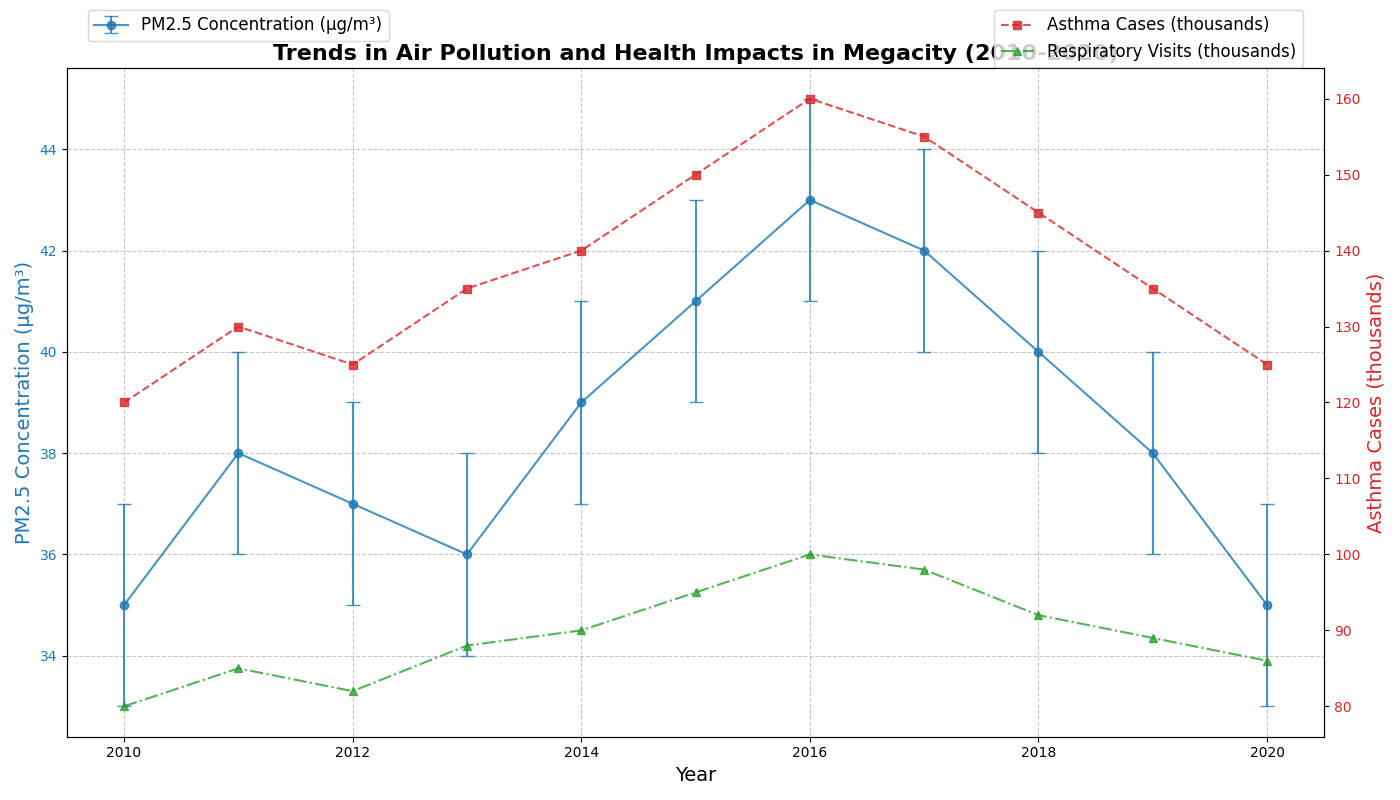

The script that drew this image:
import matplotlib.pyplot as plt
import numpy as np

# Define the years
years = np.arange(2010, 2021)

# Existing data for PM2.5 concentration and asthma cases
pm25_concentration = np.array([35, 38, 37, 36, 39, 41, 43, 42, 40, 38, 35])
asthma_cases = np.array([120, 130, 125, 135, 140, 150, 160, 155, 145, 135, 125])

# New synthetic data for another health impact: respiratory illness visits (in thousands)
respiratory_visits = np.array([80, 85, 82, 88, 90, 95, 100, 98, 92, 89, 86])

# Errors for PM2.5 concentration variability
errors_pm25 = np.array([2 for _ in range(len(years))])

# Plotting the chart with a twin Y-axis
fig, ax1 = plt.subplots(figsize=(14, 8))

# Plot PM2.5 concentration
ax1.errorbar(years, pm25_concentration, yerr=errors_pm25, label='PM2.5 Concentration (µg/m³)', fmt='-o', capsize=5, color='tab:blue', alpha=0.8)
ax1.set_xlabel('Year', fontsize=14)
ax1.set_ylabel('PM2.5 Concentration (µg/m³)', fontsize=14, color='tab:blue')
ax1.tick_params(axis='y', labelcolor='tab:blue')

# Second y-axis for asthma cases
ax2 = ax1.twinx()
ax2.plot(years, asthma_cases, label='Asthma Cases (thousands)', linestyle='--', marker='s', color='tab:red', alpha=0.8)
ax2.set_ylabel('Asthma Cases (thousands)', fontsize=14, color='tab:red')
ax2.tick_params(axis='y', labelcolor='tab:red')

# Adding a third series for respiratory illness visits on a secondary axis
ax2.plot(years, respiratory_visits, label='Respiratory Visits (thousands)', linestyle='-.', marker='^', color='tab:green', alpha=0.8)

# Title
plt.title("Trends in Air Pollution and Health Impacts in Megacity (2010-2020)", fontsize=16, fontweight='bold', wrap=True)

# Adding gridlines for better readability
ax1.grid(True, linestyle='--', alpha=0.7)

# Adding legends
ax1.legend(loc='upper left', bbox_to_anchor=(0.01, 1.1), fontsize=12)
ax2.legend(loc='upper right', bbox_to_anchor=(0.99, 1.1), fontsize=12)

# Automatically adjust layout to prevent overlap
plt.tight_layout()

# Display the plot
plt.show()
